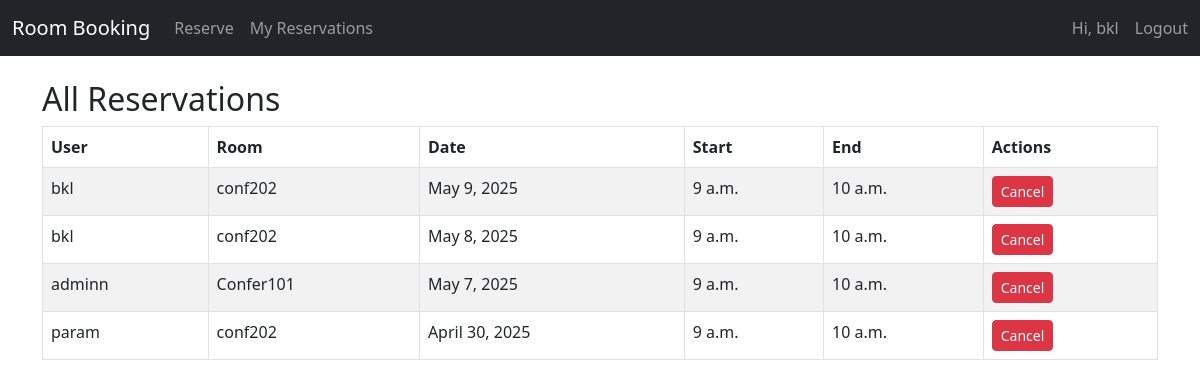
The page /admin-dashboard/reservations/ (signed in) on the database its author committed.
### reservations/models.py (models this page shows, shortened)
class Reservation(models.Model):
    user = models.ForeignKey(User, on_delete=models.CASCADE)
    room = models.ForeignKey(ConferenceRoom, on_delete=models.CASCADE)
    date = models.DateField(default=date.today)
    start_time = models.TimeField(default=time(9, 0))  # 9:00 AM
    end_time = models.TimeField(default=time(10, 0))   # 10:00 AM

class ConferenceRoom(models.Model):
    name = models.CharField(max_length=100, default='Room A')
    location = models.CharField(max_length=200, default='Building 1')
    capacity = models.IntegerField(default=10)

### reservations/views.py (the view)
# urls.py: path('admin-dashboard/reservations/', views.admin_manage_reservations, name='admin_manage_reservations'),
@login_required
@user_passes_test(is_admin)
def admin_manage_reservations(request):
    reservations = Reservation.objects.select_related('user', 'room').all().order_by('-date', 'start_time')
    return render(request, 'reservations/admin_reservations.html', {'reservations': reservations})

### reservations/views.py (called while the page is built)
def is_admin(user):
    return user.is_staff  # You can use is_superuser if needed

### templates/reservations/admin_reservations.html (shortened to what this page needs)
<!DOCTYPE html>
<html lang="en">
<head>
</head>
<body>
{% extends "base.html" %}
{% block content %}
<h2>All Reservations</h2>
<table class="table table-bordered table-striped">
    <thead>
        <tr>
            <th>User</th>
            <th>Room</th>
            <th>Date</th>
            <th>Start</th>
            <th>End</th>
            <th>Actions</th>
        </tr>
    </thead>
    <tbody>
        {% for r in reservations %}
        <tr>
            <td>{{ r.user.username }}</td>
            <td>{{ r.room.name }}</td>
            <td>{{ r.date }}</td>
            <td>{{ r.start_time }}</td>
            <td>{{ r.end_time }}</td>
            <td>
                <a href="{% url 'admin_delete_reservation' r.id %}" class="btn btn-sm btn-danger"
                   onclick="return confirm('Are you sure you want to cancel this reservation?');">Cancel</a>
            </td>
        </tr>
        {% empty %}
        <tr><td colspan="6">No reservations found.</td></tr>
        {% endfor %}
    </tbody>
</table>
{% endblock %}

### templates/base.html (shortened to what this page needs)
<!DOCTYPE html>
<html lang="en">
<head>
    <link href="https://cdn.jsdelivr.net/npm/bootstrap@5.3.0/dist/css/bootstrap.min.css" rel="stylesheet">
</head>
<body>
<nav class="navbar navbar-expand-lg navbar-dark bg-dark">
    <div class="container-fluid">
        <a class="navbar-brand" href="/">Room Booking</a>
        <div class="collapse navbar-collapse">
            <ul class="navbar-nav me-auto">
                {% if user.is_authenticated %}
                    <li class="nav-item">
                        <a class="nav-link" href="{% url 'make_reservation' %}">Reserve</a>
                    </li>
                    <li class="nav-item">
                        <a class="nav-link" href="{% url 'my_reservations' %}">My Reservations</a>
                    </li>
                {% endif %}
            </ul>
            <ul class="navbar-nav">
                {% if user.is_authenticated %}
                    <li class="nav-item">
                        <span class="navbar-text me-3">Hi, {{ user.username }}</span>
                    </li>
                    <li class="nav-item">
                        <form method="post" action="{% url 'logout' %}">
                            <button type="submit" class="btn btn-link nav-link" style="padding: 0;">Logout</button>
                        </form>
                    </li>
                {% endif %}
            </ul>
        </div>
    </div>
</nav>
<div class="container mt-4">
    {% block content %}
    {% endblock %}
</div>
</body>
</html>

### rows shown on the page
Reservation: user.username "bkl", room.name "conf202", date "May 9, 2025", start_time "9 a.m.", end_time "10 a.m."
Reservation: user.username "bkl", room.name "conf202", date "May 8, 2025", start_time "9 a.m.", end_time "10 a.m."
Reservation: user.username "adminn", room.name "Confer101", date "May 7, 2025", start_time "9 a.m.", end_time "10 a.m."
Reservation: user.username "param", room.name "conf202", date "April 30, 2025", start_time "9 a.m.", end_time "10 a.m."

### other values the page prints
{{ user.username }} "bkl"
